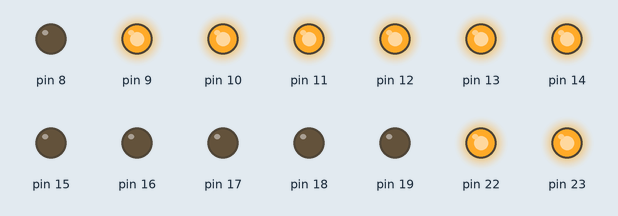
This sketch was run on a simulated Arduino Uno, built with avr-gcc and run on an emulated ATmega328P. On the bench: output pins drawn as LEDs (lit = HIGH).

Above: at 0.12 s.
At 0.87 s:
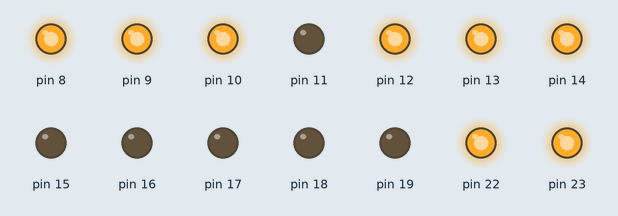
At 1.62 s:
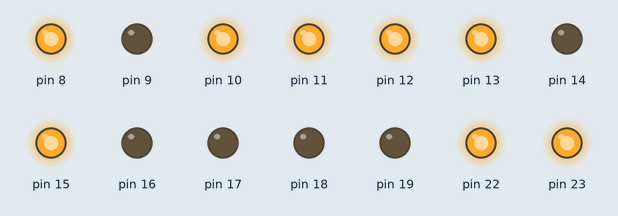
At 3.37 s:
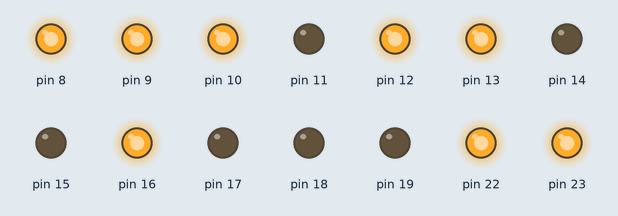
At 5.12 s:
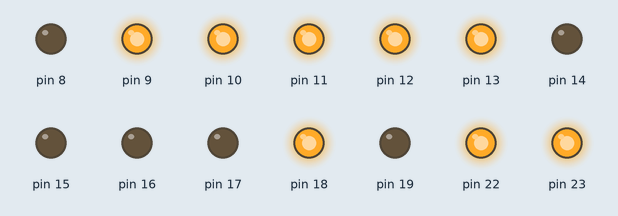
At 6.87 s:
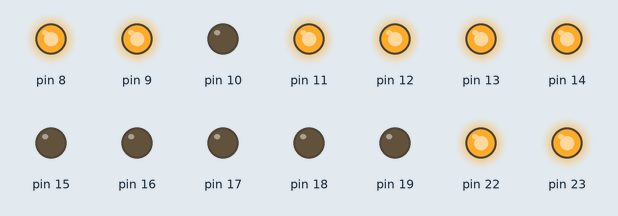
Timing chart, 0 to 7.2 s (numbered marks = the images above):
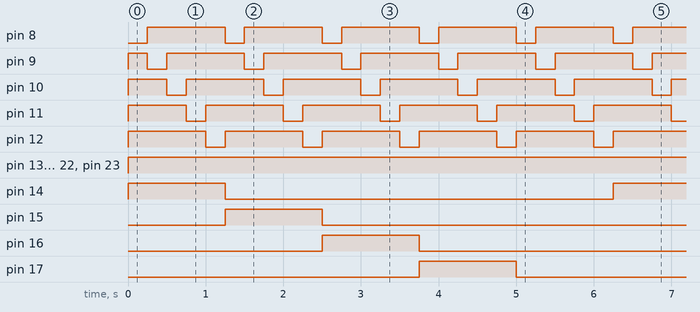

The sketch:

7.1.ino
```cpp
#include <avr/io.h>
#include <util/delay.h>
#include <avr/interrupt.h>

int main()
{
  Serial.begin(2000000);
  DDRB = 0xFF;
  DDRC = 0xFF;
  PORTB = 0xFF;
  PORTC = 0x00;
  while(true){
    for(int i = 0; i < 5; i++){
      PORTC = 1 << (i);
      for(int j = 0; j < 5; j++){
        PORTB = ~(1 << (j));
        _delay_ms(250);
      }
    }
  }
}
```

Measured:
- by itself, pin 8, pin 12: alternates HIGH for 1.0 s and LOW for 0.25 s
- by itself, pin 9–11: repeats every 1.3 s: LOW 0.25 s, HIGH 1.0 s
- by itself, pin 13, pin 22, pin 23: LOW → HIGH at 0.00 s
- by itself, pin 14–18: alternates HIGH for 1.3 s and LOW for 5.0 s
